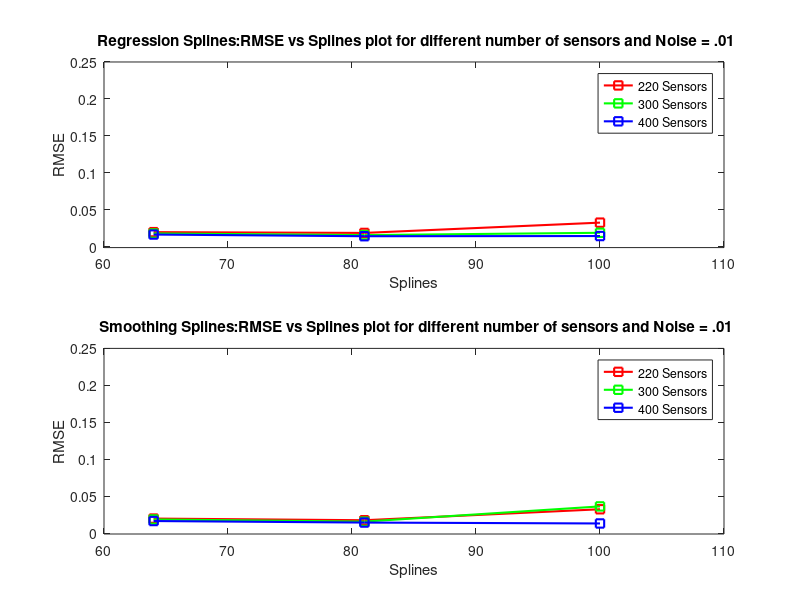
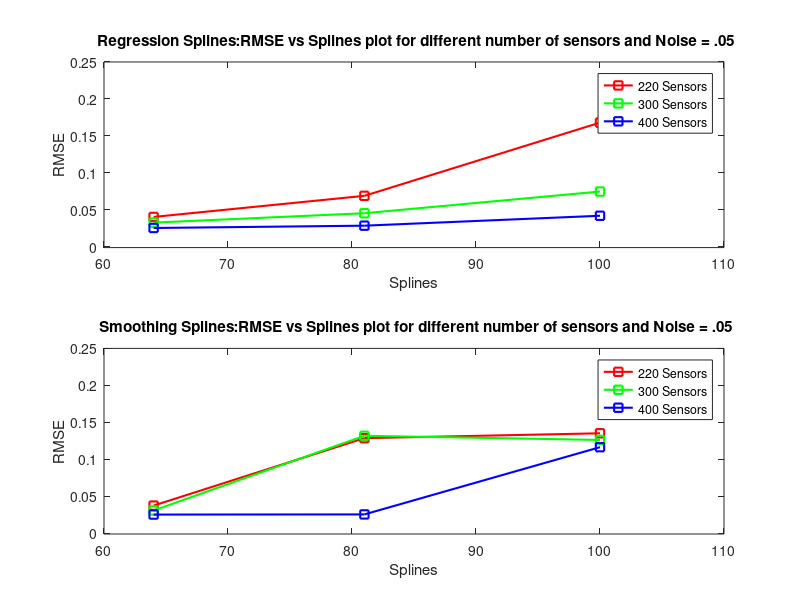
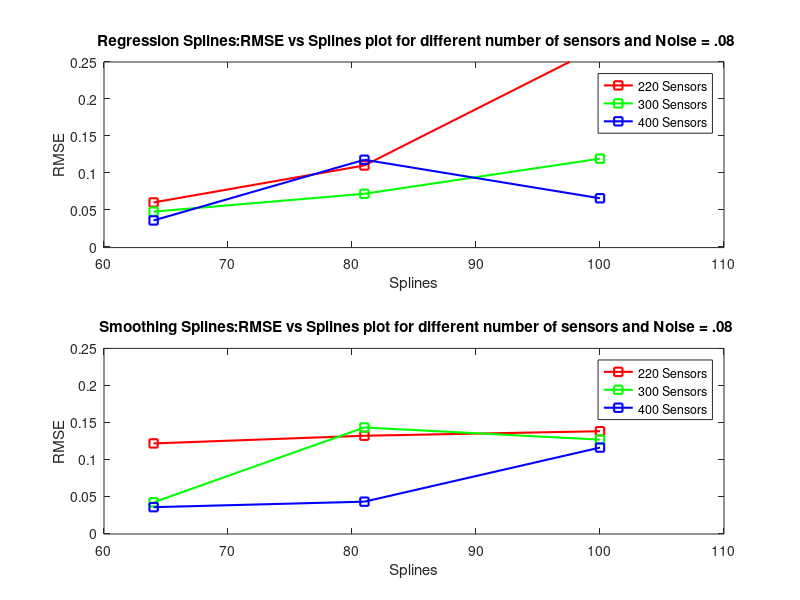

Source code (MATLAB) for these figures, in order:
%Graphs for OCVHM


close all

%.03 is no there



x = [220 , 300, 400];
y = [ 64 , 81 , 100 ];
z_reg_01 = [0.01989	0.01815	0.01663
0.01884	0.01591	0.01438
0.03275	0.01901	0.01462
];


z_smooth_01 =[0.01987	0.01869	0.01654
0.01763	0.01576	0.01447
0.03246	0.03631	0.01325];



figure (1)
subplot(2,1,1)
plot (y,z_reg_01(:,1),'rs-','LineWidth',1.5)%----220
hold on
plot (y,z_reg_01(:,2),'gs-','LineWidth',1.5)%----300
plot (y,z_reg_01(:,3),'bs-','LineWidth',1.5)%----400

hold off
xlabel('Splines');
ylabel('RMSE');
axis([60 110  -.001 .25])
title(' Regression Splines:RMSE vs Splines plot for different number of sensors and Noise = .01');
legend('220 Sensors', '300 Sensors' , '400 Sensors' , '450 Sensors');

subplot(2,1,2)
plot (y,z_smooth_01(:,1),'rs-','LineWidth',1.5)%----220
hold on
plot (y,z_smooth_01(:,2),'gs-','LineWidth',1.5)%----300
plot (y,z_smooth_01(:,3),'bs-','LineWidth',1.5)%----400

hold off
xlabel('Splines');
ylabel('RMSE');
axis([60 110  -.001 .25])
title(' Smoothing Splines:RMSE vs Splines plot for different number of sensors and Noise = .01');
legend('220 Sensors', '300 Sensors' , '400 Sensors' );
%-----------------------------------------------------------------------------------
%.05
%-----------------------------------------------------------------------------------

x = [220 , 300, 400];
y = [ 64 , 81 , 100 ];
z_reg_01 = [0.04046	0.03276	0.02551
0.06899	0.04547	0.02863
0.168	0.0748	0.04205


];


z_smooth_01 =[0.03742	0.03078	0.02527
0.1286	0.13182	0.02548
0.13518	0.1262	0.1164
];



figure (2)
subplot(2,1,1)
plot (y,z_reg_01(:,1),'rs-','LineWidth',1.5)%----220
hold on
plot (y,z_reg_01(:,2),'gs-','LineWidth',1.5)%----300
plot (y,z_reg_01(:,3),'bs-','LineWidth',1.5)%----400

hold off
xlabel('Splines');
ylabel('RMSE');
axis([60 110  -.001 .25])
title(' Regression Splines:RMSE vs Splines plot for different number of sensors and Noise = .05');
legend('220 Sensors', '300 Sensors' , '400 Sensors' , '450 Sensors');

subplot(2,1,2)
plot (y,z_smooth_01(:,1),'rs-','LineWidth',1.5)%----220
hold on
plot (y,z_smooth_01(:,2),'gs-','LineWidth',1.5)%----300
plot (y,z_smooth_01(:,3),'bs-','LineWidth',1.5)%----400

hold off
xlabel('Splines');
ylabel('RMSE');
axis([60 110  -.001 .25])
title(' Smoothing Splines:RMSE vs Splines plot for different number of sensors and Noise = .05');
legend('220 Sensors', '300 Sensors' , '400 Sensors' );

%------------------------------------------------------------------------------------------------------------------------------------------------



x = [220 , 300, 400];
y = [ 64 , 81 , 100 ];
z_reg_01 = [0.06006	0.04761	0.03572
0.11004	0.07178	0.11778
0.27091	0.11928	0.06571


];


z_smooth_01 =[0.1215	0.04186	0.03528
0.13187	0.14305	0.04272
0.13799	0.12661	0.11588

];



figure (3)
subplot(2,1,1)
plot (y,z_reg_01(:,1),'rs-','LineWidth',1.5)%----220
hold on
plot (y,z_reg_01(:,2),'gs-','LineWidth',1.5)%----300
plot (y,z_reg_01(:,3),'bs-','LineWidth',1.5)%----400

hold off
xlabel('Splines');
ylabel('RMSE');
axis([60 110  -.001 .25])
title(' Regression Splines:RMSE vs Splines plot for different number of sensors and Noise = .08');
legend('220 Sensors', '300 Sensors' , '400 Sensors' , '450 Sensors');

subplot(2,1,2)
plot (y,z_smooth_01(:,1),'rs-','LineWidth',1.5)%----220
hold on
plot (y,z_smooth_01(:,2),'gs-','LineWidth',1.5)%----300
plot (y,z_smooth_01(:,3),'bs-','LineWidth',1.5)%----400

hold off
xlabel('Splines');
ylabel('RMSE');
axis([60 110  -.001 .25])
title(' Smoothing Splines:RMSE vs Splines plot for different number of sensors and Noise = .08');
legend('220 Sensors', '300 Sensors' , '400 Sensors' );











